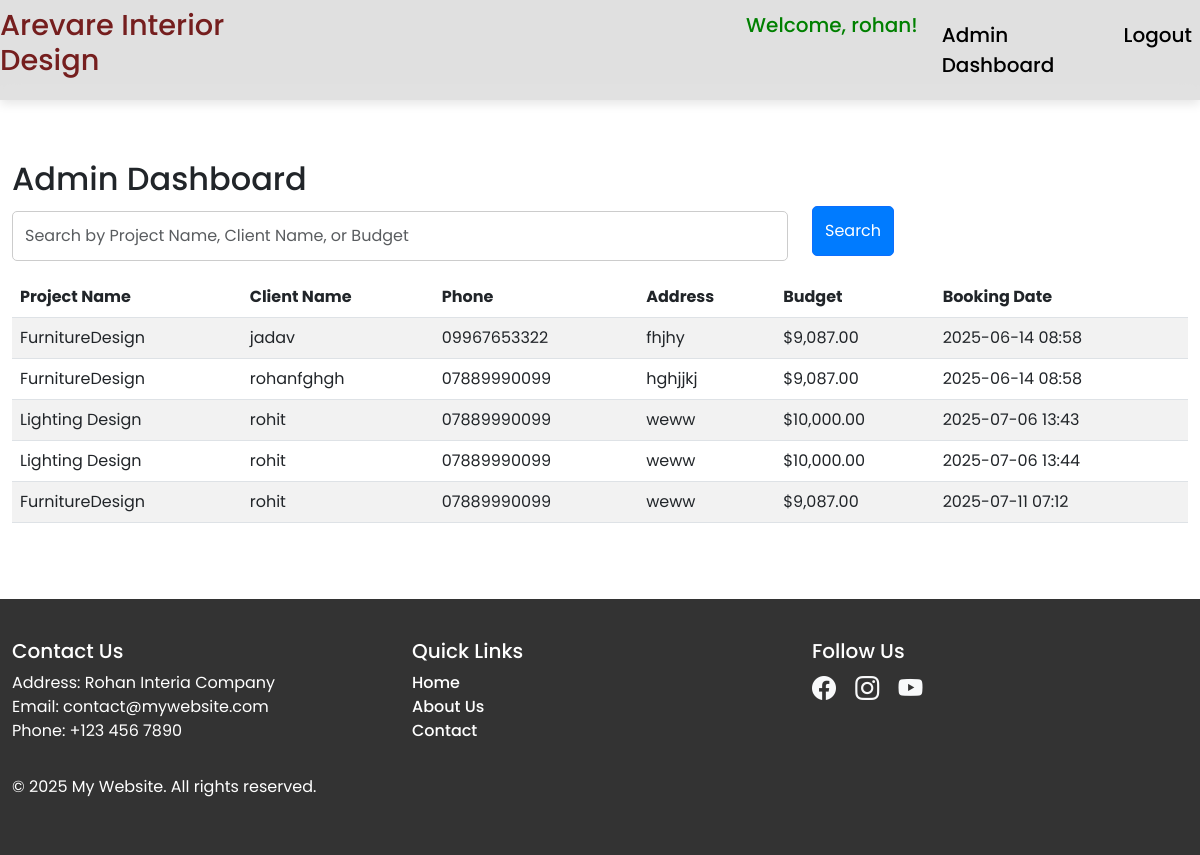
Screenshot of /booking/admin-dashboard/ (signed in) with the database file from the repository.
### users/models.py (models this page shows)
class CustomUser(AbstractUser):
    email = models.EmailField(unique=True)

### booking/models.py (models this page shows, shortened)
class Booking(models.Model):
    PENDING = 'PENDING'
    PAID = 'PAID'
    FAILED = 'FAILED'
    PAYMENT_STATUS_CHOICES = [
        (PENDING, 'Pending'),
        (PAID, 'Paid'),
        (FAILED, 'Failed'),
    ]
    user = models.ForeignKey(settings.AUTH_USER_MODEL, on_delete=models.CASCADE)
    project = models.ForeignKey('project.ConstructionProject', on_delete=models.CASCADE)
    name = models.CharField(max_length=255)  # Client's name
    address = models.TextField()
    phone = models.CharField(max_length=20)
    budget = models.DecimalField(max_digits=10, decimal_places=2)
    payment_status = models.CharField(max_length=10, choices=PAYMENT_STATUS_CHOICES, default=PENDING)
    created_at = models.DateTimeField(auto_now_add=True)
    partial_payment_amount = models.DecimalField(max_digits=10, decimal_places=2, default=0.0)
    razorpay_order_id = models.CharField(max_length=255, blank=True, null=True)  # Store Razorpay order ID
    other_field = models.CharField(max_length=255, blank=True, null=True)  # Example for another custom field
    first_instrument_amount = models.DecimalField(max_digits=10, decimal_places=2, default=0.0)  # Amount for first instrument
    second_instrument_amount = models.DecimalField(max_digits=10, decimal_places=2, default=0.0)  # Amount for second instrument

### project/models.py (models this page shows, shortened)
class ConstructionProject(models.Model):
    project_name = models.CharField(max_length=255)
    start_date = models.DateField()
    end_date = models.DateField()
    location = models.CharField(max_length=255)
    budget = models.DecimalField(max_digits=12, decimal_places=2)
    description = models.CharField(max_length=200)
    image = models.ImageField(upload_to='project/', blank=True, null=True, verbose_name="Project Image")

### booking/views.py (the view, shortened to what this page needs)
# urls.py: path('admin-dashboard/',admin_dashboard1, name='admin_dashboard'),
def admin_dashboard1(request):
    search_query = request.GET.get('search_query', '')
    payment_status_query = request.GET.get('payment_status', '')
    bookings = Booking.objects.all()
    if payment_status_query:
        bookings = bookings.filter(payment_status=payment_status_query)
    for booking in bookings:
        total_payment = booking.partial_payment_amount + booking.second_instrument_amount
        remaining_balance = booking.budget - total_payment
        booking.total_payment = total_payment
        booking.remaining_balance = remaining_balance
    return render(request, 'bookings/admin_dashboard.html', {
        'bookings': bookings,
        'search_query': search_query,
        'payment_status_query': payment_status_query,
    })

### templates/bookings/admin_dashboard.html
{% extends 'base.html' %}
{% load humanize %}
{% block content %}
    <div class="container">
        <h2>Admin Dashboard</h2>
        <form method="get" action="">
            <div class="row mb-3">
                <div class="col-md-8">
                    <input type="text" class="form-control" name="search_query" placeholder="Search by Project Name, Client Name, or Budget" value="{{ request.GET.search_query }}">
                </div>
                <div class="col-md-2">
                    <button type="submit" class="btn btn-primary">Search</button>
                </div>
            </div>
        </form>
        {% if bookings %}
            <table class="table table-striped">
                <thead>
                    <tr>
                        <th>Project Name</th>
                        <th>Client Name</th>
                        <th>Phone</th>
                        <th>Address</th>
                        <th>Budget</th>
                        <th>Booking Date</th>
                    </tr>
                </thead>
                <tbody>
                    {% for booking in bookings %}
                        <tr>
                            <td>{{ booking.project.project_name }}</td>
                            <td>{{ booking.name }}</td>
                            <td>{{ booking.phone }}</td>
                            <td>{{ booking.address }}</td>
                            <td>${{ booking.budget|intcomma }}</td>
                            <td>{{ booking.created_at|date:"Y-m-d H:i" }}</td>
                        </tr>
                    {% endfor %}
                </tbody>
            </table>
        {% else %}
            <p>No bookings available.</p>
        {% endif %}
    </div>
{% endblock %}

### templates/base.html (shortened to what this page needs)
{% load static %}
<!DOCTYPE html>
<html lang="en">
<head>
    <link rel="stylesheet" href="{% static 'css/styles.css' %}">
    <link rel="stylesheet" href="{% static 'css/style.css' %}">
    <link rel="stylesheet" href="{% static 'css/stylese.css' %}">
    <link rel="stylesheet" href="{% static 'css/all.css' %}">
    <link href="https://cdn.jsdelivr.net/npm/bootstrap-icons/font/bootstrap-icons.css" rel="stylesheet">
    <link href="https://cdn.jsdelivr.net/npm/bootstrap@5.3.0-alpha1/dist/css/bootstrap.min.css" rel="stylesheet">
    <link rel="stylesheet" href="https://cdnjs.cloudflare.com/ajax/libs/font-awesome/5.15.4/css/all.min.css">
</head>
<body>
    <header>
        <nav class="navbar navbar-expand-lg">
                <div id="navbarNav" class="collapse navbar-collapse">
                    <ul class="navbar-nav ms-auto">
                         <h1 class="nav-link1">Arevare Interior Design</h1>
                        {% if user.is_authenticated %}
                        <h4 class="navbar-brand" style="color: green;">Welcome, {{ user.username }}!</h4>
                        {% if request.user.is_staff %}
                        <a class="nav-link active" href="{% url 'booking:admin_dashboard' %}">Admin Dashboard</a>
                        <li class="nav-item"><a class="nav-link active" href="{% url 'admin_logout' %}">Logout</a></li>
                        {% endif %}
                        {% endif %}
                    </ul>
                </div>
        </nav>
    </header>
    <section class="content-section">
        {% block content %}{% endblock %}
    </section>
    <footer>
        <div class="container">
            <div class="row">
                <div class="col-md-4 mb-3">
                    <h5>Contact Us</h5>
                    <p>
                        Address: Rohan Interia Company<br>
                        Email: contact@mywebsite.com<br>
                        Phone: +123 456 7890
                    </p>
                </div>
                <div class="col-md-4 mb-3">
                    <h5>Quick Links</h5>
                    <ul class="list-unstyled">
                        <li><a href="{% url 'project_list' %}" class="text-white">Home</a></li>
                        <li><a href="{% url 'about' %}" class="text-white">About Us</a></li>
                        <li><a href="{% url 'contact' %}" class="text-white">Contact</a></li>
                    </ul>
                </div>
                <div class="col-md-4 mb-3">
                    <h5>Follow Us</h5>
                    <div class="social-icons">
                        <a href="https://facebook.com" target="_blank"><i class="bi bi-facebook"></i></a>
                        <a href="https://instagram.com" target="_blank"><i class="bi bi-instagram"></i></a>
                        <a href="https://youtube.com" target="_blank"><i class="bi bi-youtube"></i></a>
                    </div>
                </div>
            </div>
            <p>&copy; 2025 My Website. All rights reserved.</p>
        </div>
    </footer>
</body>
</html>

### static/css/styles.css (style rules this page uses)
.nav-link { font-size: 16px; }
.navbar-nav .nav-link { color: #ffffff; font-size: 20px; transition: all 0.3s ease; }
.navbar-nav .nav-link.active { color: #ffffff; font-size: 20px; transition: all 0.3s ease; }
body, html { margin: 0; padding: 0; height: 100%; }
input.form-control { border-radius: 5px; border: 1px solid #ccc; padding: 12px; margin-top: 5px; transition: border-color 0.3s ease, box-shadow 0.3s ease; }
button[type="submit"] { background-color: #007bff; color: white; border-radius: 5px; padding: 12px; font-size: 16px; transition: background-color 0.3s ease; }
a { color: #007bff; text-decoration: none; font-weight: 500; }

### static/css/style.css (style rules this page uses)
body { font-family: Arial, sans-serif; }
.container { margin-top: 50px; }

### static/css/stylese.css (style rules this page uses)
:root { --font-family: "Poppins", sans-serif; --font-color-primary: #fff; --font-color-secundary: #1680ac; --font-color-menu: #222; --bg-primary: #2696e9; --bg-secundary: #fff; }
* { margin: 0; padding: 0; box-sizing: border-box; font-family: var(--font-family); }

### templates/base.html (style rules this page uses)
.navbar { position: sticky; top: 0; z-index: 1000; background: rgba(255, 255, 255, 0.85); backdrop-filter: blur(10px); box-shadow: 0 4px 10px rgba(0, 0, 0, 0.1); transition: background 0.3s ease; }
.navbar-nav .nav-link { color: #333; font-size: 1.1rem; font-weight: 500; padding: 12px 18px; position: relative; transition: all 0.3s ease; }
.navbar-nav .nav-link1 { color:#751e1e; font-size: 1.8rem; padding-right: 28rem; }
footer { background-color: #333; color: #fff; padding: 40px 0; }
footer h5 { color: #fff; }
footer a { color: #f8f9fa; text-decoration: none; }
footer .social-icons i { font-size: 1.5rem; margin-right: 15px; color: #f8f9fa; transition: color 0.3s ease; }
.container { max-width: 1200px; margin: 0 auto; }
.content-section { padding: 60px 0; }

### rows the page displays
CustomUser: username "rohan"
Booking: project.project_name "FurnitureDesign", name "jadav", phone "09967653322", address "fhjhy", budget "9,087.00", created_at "2025-06-14 08:58"
Booking: project.project_name "FurnitureDesign", name "rohanfghgh", phone "07889990099", address "hghjjkj", budget "9,087.00", created_at "2025-06-14 08:58"
Booking: project.project_name "Lighting Design", name "rohit", phone "07889990099", address "weww", budget "10,000.00", created_at "2025-07-06 13:43"
Booking: project.project_name "Lighting Design", name "rohit", phone "07889990099", address "weww", budget "10,000.00", created_at "2025-07-06 13:44"
Booking: project.project_name "FurnitureDesign", name "rohit", phone "07889990099", address "weww", budget "9,087.00", created_at "2025-07-11 07:12"
